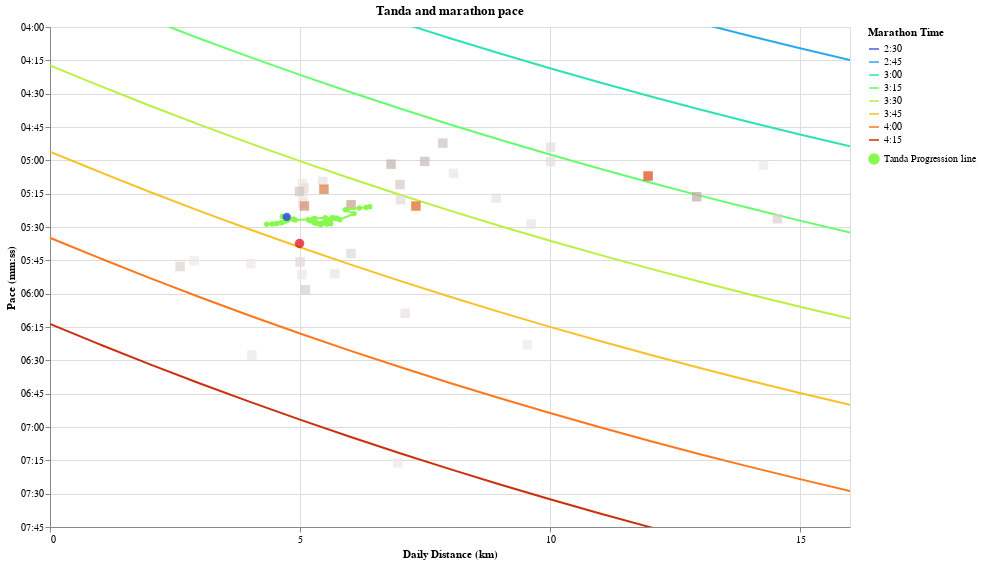

Write notebook code for a chart like this one.
### Code cell
(marathon_times + daily_line + tanda_progression + current_form).properties(
    title="Tanda and marathon pace",
).interactive().show()
